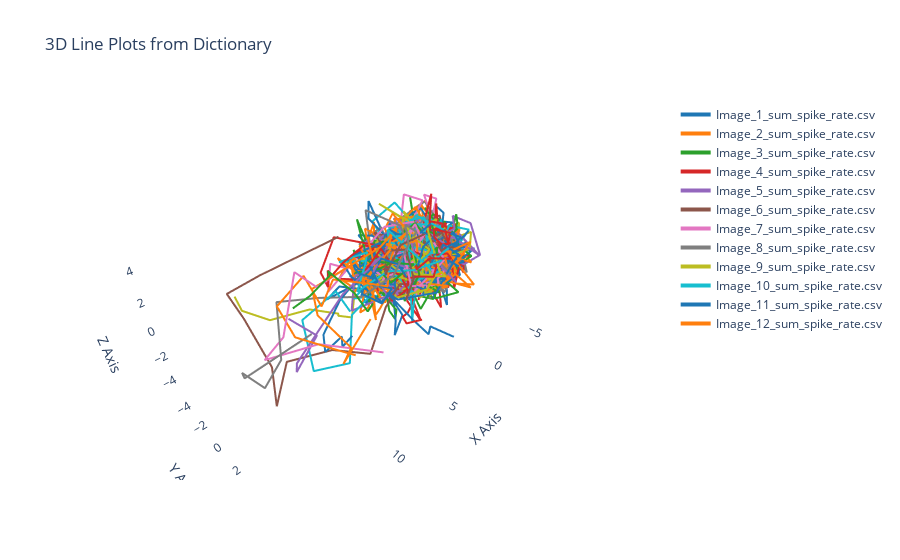

Notebook code for this chart:
### Code cell
import plotly.graph_objects as go
import numpy as np

fig = go.Figure()

colors = ['rgb(31, 119, 180)', 'rgb(255, 127, 14)', 'rgb(44, 160, 44)', 'rgb(214, 39, 40)', 
          'rgb(148, 103, 189)', 'rgb(140, 86, 75)', 'rgb(227, 119, 194)', 'rgb(127, 127, 127)', 
          'rgb(188, 189, 34)', 'rgb(23, 190, 207)']

for i, (key, matrix) in enumerate(data_pca_dict.items()):
    color = colors[i % len(colors)]
    
    x = matrix[:, 0]
    y = matrix[:, 1]
    z = matrix[:, 2]
    
    fig.add_trace(go.Scatter3d(
        x=x,
        y=y,
        z=z,
        mode='lines',
        line=dict(color=color, width=4),
        name=key
    ))

fig.update_layout(
    title='3D Line Plots from Dictionary',
    scene=dict(
        xaxis_title='X Axis',
        yaxis_title='Y Axis',
        zaxis_title='Z Axis',
        xaxis=dict(showgrid=False, gridcolor='white', backgroundcolor='white'),
        yaxis=dict(showgrid=False, gridcolor='white', backgroundcolor='white'),
        zaxis=dict(showgrid=False, gridcolor='white', backgroundcolor='white'),
        bgcolor='white' 
    )
)


fig.show()

### Figure 1 — Plotly figure (JSON) as saved in the notebook; plotly's stock layout.template omitted (floating-point values rounded to 4 significant figures; data arrays with more than 128 entries replaced by an {"elided": "..."} marker saying what was removed)
{"data": [{"line": {"color": "rgb(31, 119, 180)", "width": 4}, "mode": "lines", "name": "Image_1_sum_spike_rate.csv", "type": "scatter3d", "x": {"elided": "333 float values"}, "y": {"elided": "333 float values"}, "z": {"elided": "333 float values"}}, {"line": {"color": "rgb(255, 127, 14)", "width": 4}, "mode": "lines", "name": "Image_2_sum_spike_rate.csv", "type": "scatter3d", "x": {"elided": "333 float values"}, "y": {"elided": "333 float values"}, "z": {"elided": "333 float values"}}, {"line": {"color": "rgb(44, 160, 44)", "width": 4}, "mode": "lines", "name": "Image_3_sum_spike_rate.csv", "type": "scatter3d", "x": {"elided": "333 float values"}, "y": {"elided": "333 float values"}, "z": {"elided": "333 float values"}}, {"line": {"color": "rgb(214, 39, 40)", "width": 4}, "mode": "lines", "name": "Image_4_sum_spike_rate.csv", "type": "scatter3d", "x": {"elided": "333 float values"}, "y": {"elided": "333 float values"}, "z": {"elided": "333 float values"}}, {"line": {"color": "rgb(148, 103, 189)", "width": 4}, "mode": "lines", "name": "Image_5_sum_spike_rate.csv", "type": "scatter3d", "x": {"elided": "333 float values"}, "y": {"elided": "333 float values"}, "z": {"elided": "333 float values"}}, {"line": {"color": "rgb(140, 86, 75)", "width": 4}, "mode": "lines", "name": "Image_6_sum_spike_rate.csv", "type": "scatter3d", "x": {"elided": "333 float values"}, "y": {"elided": "333 float values"}, "z": {"elided": "333 float values"}}, {"line": {"color": "rgb(227, 119, 194)", "width": 4}, "mode": "lines", "name": "Image_7_sum_spike_rate.csv", "type": "scatter3d", "x": {"elided": "333 float values"}, "y": {"elided": "333 float values"}, "z": {"elided": "333 float values"}}, {"line": {"color": "rgb(127, 127, 127)", "width": 4}, "mode": "lines", "name": "Image_8_sum_spike_rate.csv", "type": "scatter3d", "x": {"elided": "333 float values"}, "y": {"elided": "333 float values"}, "z": {"elided": "333 float values"}}, {"line": {"color": "rgb(188, 189, 34)", "width": 4}, "mode": "lines", "name": "Image_9_sum_spike_rate.csv", "type": "scatter3d", "x": {"elided": "333 float values"}, "y": {"elided": "333 float values"}, "z": {"elided": "333 float values"}}, {"line": {"color": "rgb(23, 190, 207)", "width": 4}, "mode": "lines", "name": "Image_10_sum_spike_rate.csv", "type": "scatter3d", "x": {"elided": "333 float values"}, "y": {"elided": "333 float values"}, "z": {"elided": "333 float values"}}, {"line": {"color": "rgb(31, 119, 180)", "width": 4}, "mode": "lines", "name": "Image_11_sum_spike_rate.csv", "type": "scatter3d", "x": {"elided": "333 float values"}, "y": {"elided": "333 float values"}, "z": {"elided": "333 float values"}}, {"line": {"color": "rgb(255, 127, 14)", "width": 4}, "mode": "lines", "name": "Image_12_sum_spike_rate.csv", "type": "scatter3d", "x": {"elided": "333 float values"}, "y": {"elided": "333 float values"}, "z": {"elided": "333 float values"}}], "layout": {"scene": {"bgcolor": "white", "xaxis": {"backgroundcolor": "white", "gridcolor": "white", "showgrid": false, "title": {"text": "X Axis"}}, "yaxis": {"backgroundcolor": "white", "gridcolor": "white", "showgrid": false, "title": {"text": "Y Axis"}}, "zaxis": {"backgroundcolor": "white", "gridcolor": "white", "showgrid": false, "title": {"text": "Z Axis"}}}, "title": {"text": "3D Line Plots from Dictionary"}}}
